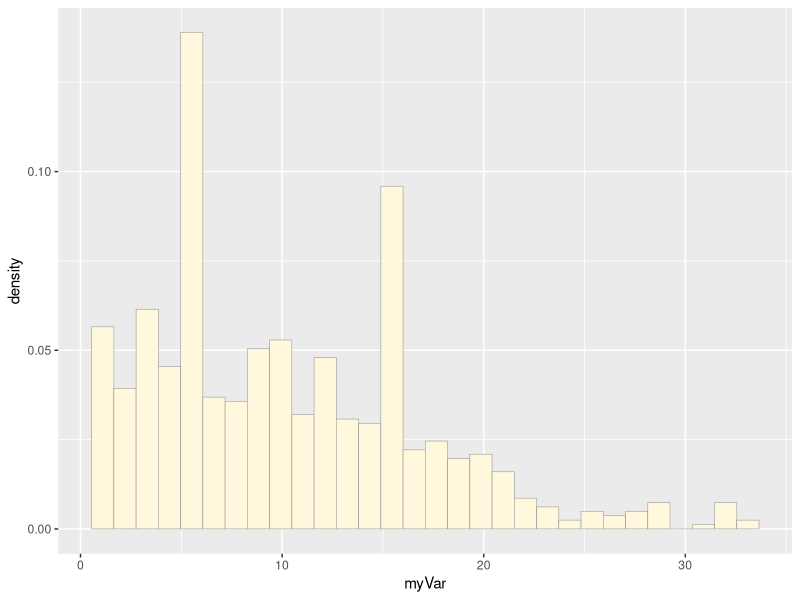
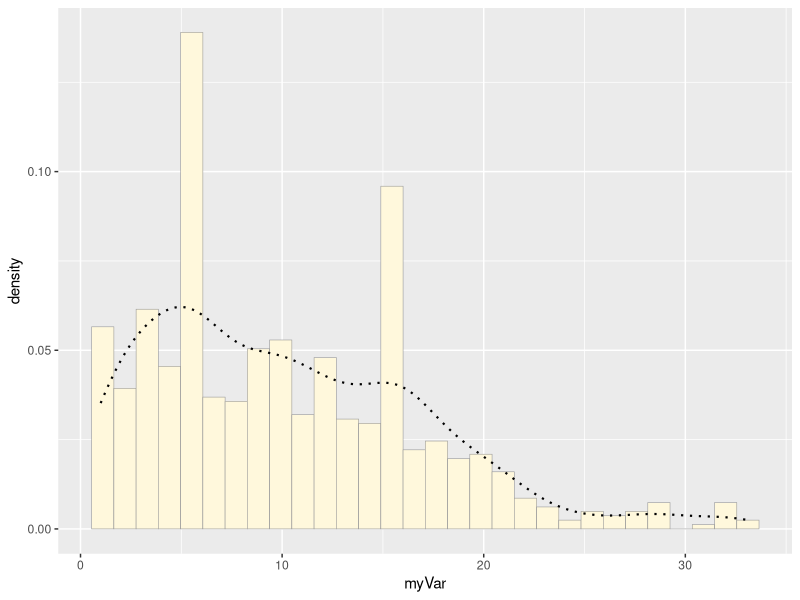
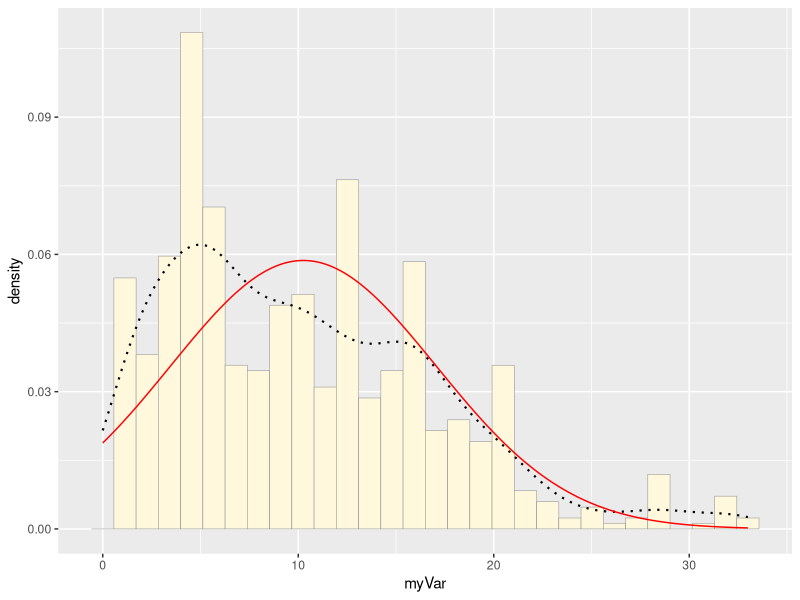
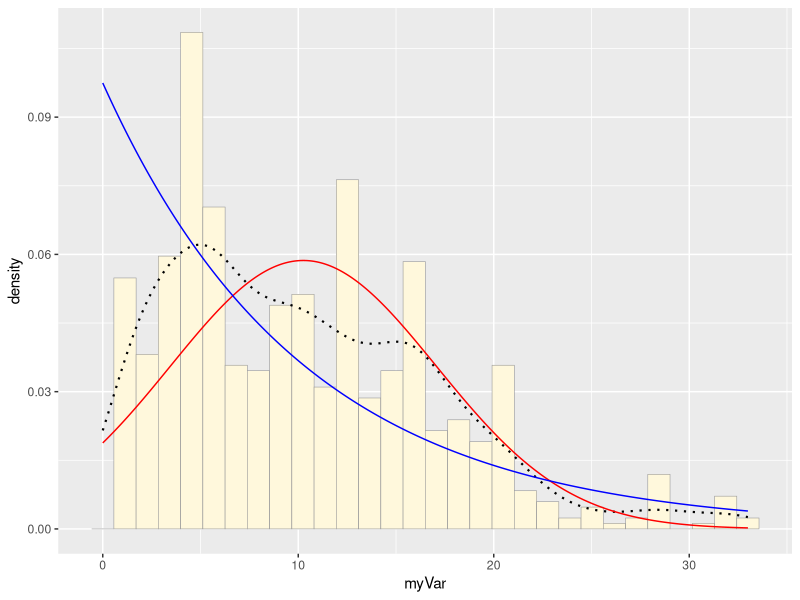
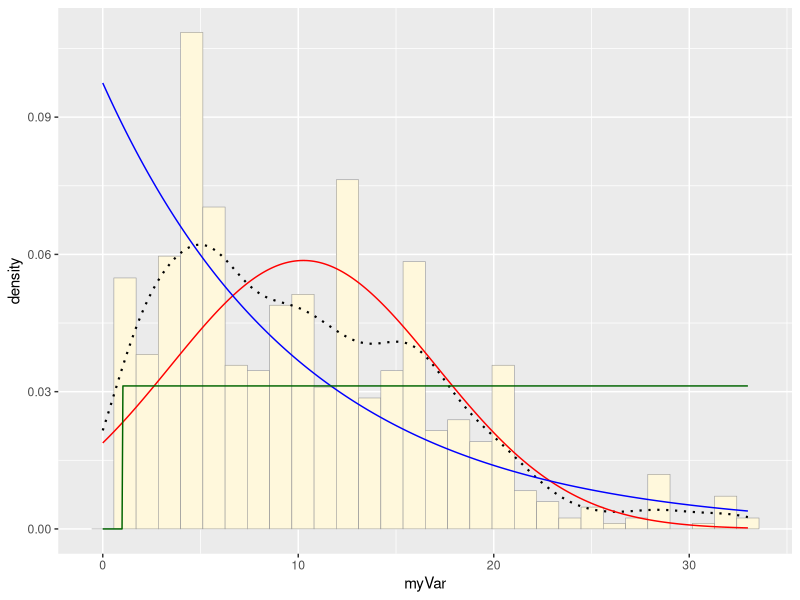
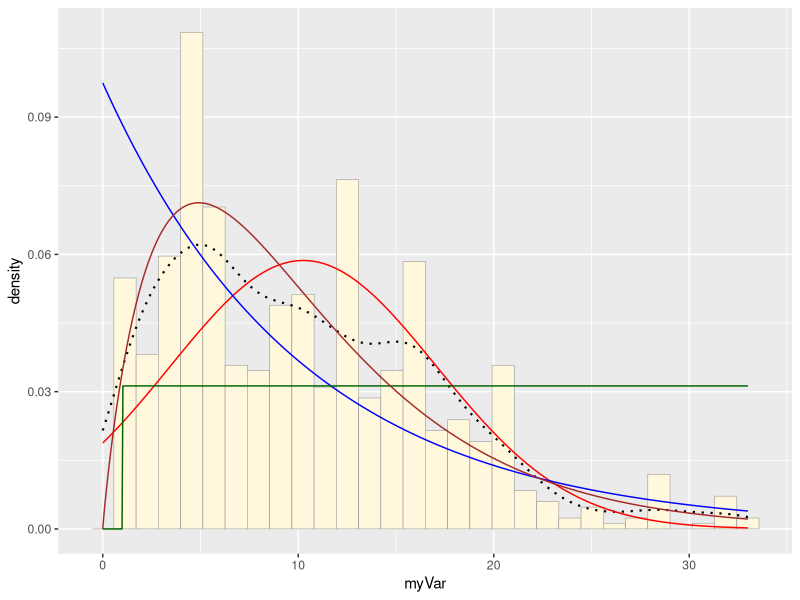
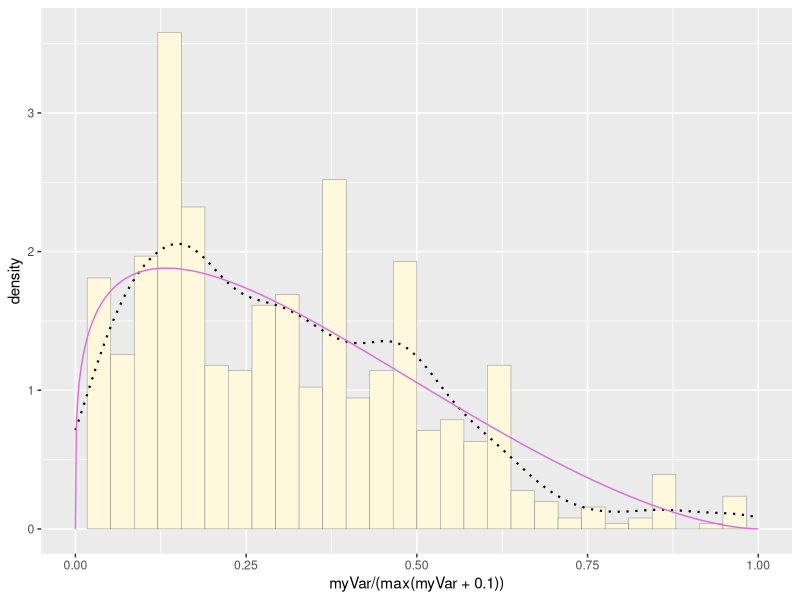
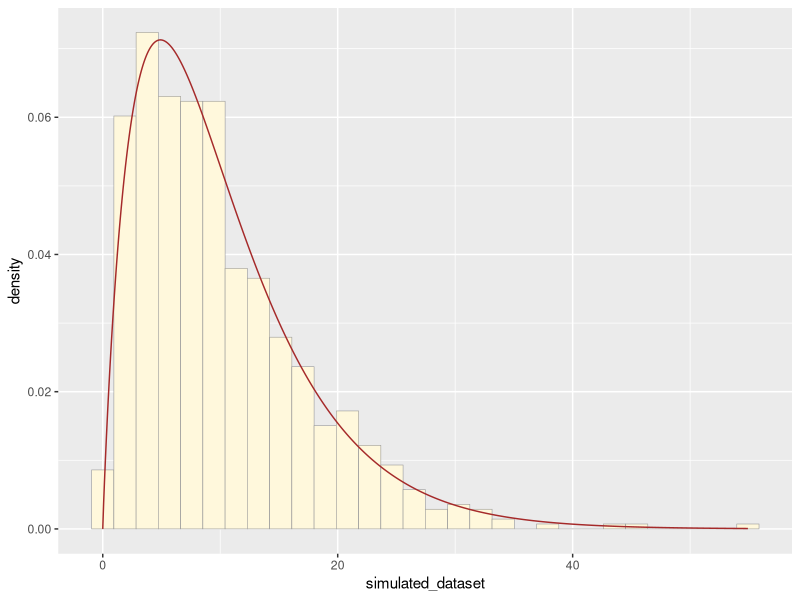

Generate these figures, in order, with R:
## ---- chunk 1
knitr::opts_chunk$set(echo = TRUE)
## ---- chunk 2
library(ggplot2)
library(MASS)
## ---- chunk 3
habs <- read.table("HABs_2012-2018.csv", header=TRUE,sep=",")
## ---- chunk 4
habs <- na.omit(habs)
habs$myVar <- habs$Number.of.Weeks.on.DEC.Notification.List
## ---- chunk 5
str(habs$myVar)
summary(habs$myVar)
## ---- chunk 6
p1 <- ggplot(data=habs, aes(x=myVar, y=..density..)) +
  geom_histogram(color="grey60",fill="cornsilk",size=0.2) 
print(p1)
## ---- chunk 7
p1 <-  p1 +  geom_density(linetype="dotted",size=0.75)
print(p1)
## ---- chunk 8
normPars <- fitdistr(habs$myVar,"normal")
print(normPars)
str(normPars)
normPars$estimate["mean"]
## ---- chunk 9
meanML <- normPars$estimate["mean"]
sdML <- normPars$estimate["sd"]

xval <- seq(0,max(habs$myVar),len=length(habs$myVar))

 stat <- stat_function(aes(x = xval, y = ..y..), fun = dnorm, colour="red", n = length(habs$myVar), args = list(mean = meanML, sd = sdML))
 p1 + stat
## ---- chunk 10
expoPars <- fitdistr(habs$myVar,"exponential")
rateML <- expoPars$estimate["rate"]

stat2 <- stat_function(aes(x = xval, y = ..y..), fun = dexp, colour="blue", n = length(habs$myVar), args = list(rate=rateML))
 p1 + stat + stat2
## ---- chunk 11
stat3 <- stat_function(aes(x = xval, y = ..y..), fun = dunif, colour="darkgreen", n = length(habs$myVar), args = list(min=min(habs$myVar), max=max(habs$myVar)))
 p1 + stat + stat2 + stat3
## ---- chunk 12
gammaPars <- fitdistr(habs$myVar,"gamma")
shapeML <- gammaPars$estimate["shape"]
rateML <- gammaPars$estimate["rate"]

stat4 <- stat_function(aes(x = xval, y = ..y..), fun = dgamma, colour="brown", n = length(habs$myVar), args = list(shape=shapeML, rate=rateML))
 p1 + stat + stat2 + stat3 + stat4
## ---- chunk 13
pSpecial <- ggplot(data=habs, aes(x=myVar/(max(myVar + 0.1)), y=..density..)) +
  geom_histogram(color="grey60",fill="cornsilk",size=0.2) + 
  xlim(c(0,1)) +
  geom_density(size=0.75,linetype="dotted")

betaPars <- fitdistr(x=habs$myVar/max(habs$myVar + 0.1),start=list(shape1=1,shape2=2),"beta")
shape1ML <- betaPars$estimate["shape1"]
shape2ML <- betaPars$estimate["shape2"]

statSpecial <- stat_function(aes(x = xval, y = ..y..), fun = dbeta, colour="orchid", n = length(habs$myVar), args = list(shape1=shape1ML,shape2=shape2ML))
pSpecial + statSpecial
## ---- chunk 14
simulated_dataset <- rgamma(n=length(habs$myVar),shape=shapeML,rate=rateML)
simulated_z <- 1:length(habs$myVar)
simulated_df <- data.frame(simulated_dataset,simulated_z)
## ---- chunk 15
str(simulated_dataset)
summary(simulated_dataset)
## ---- chunk 16
p2 <- ggplot(data=simulated_df, aes(x=simulated_dataset, y=..density..)) +
  geom_histogram(color="grey60",fill="cornsilk",linewidth=0.2) 
p2 + stat4
